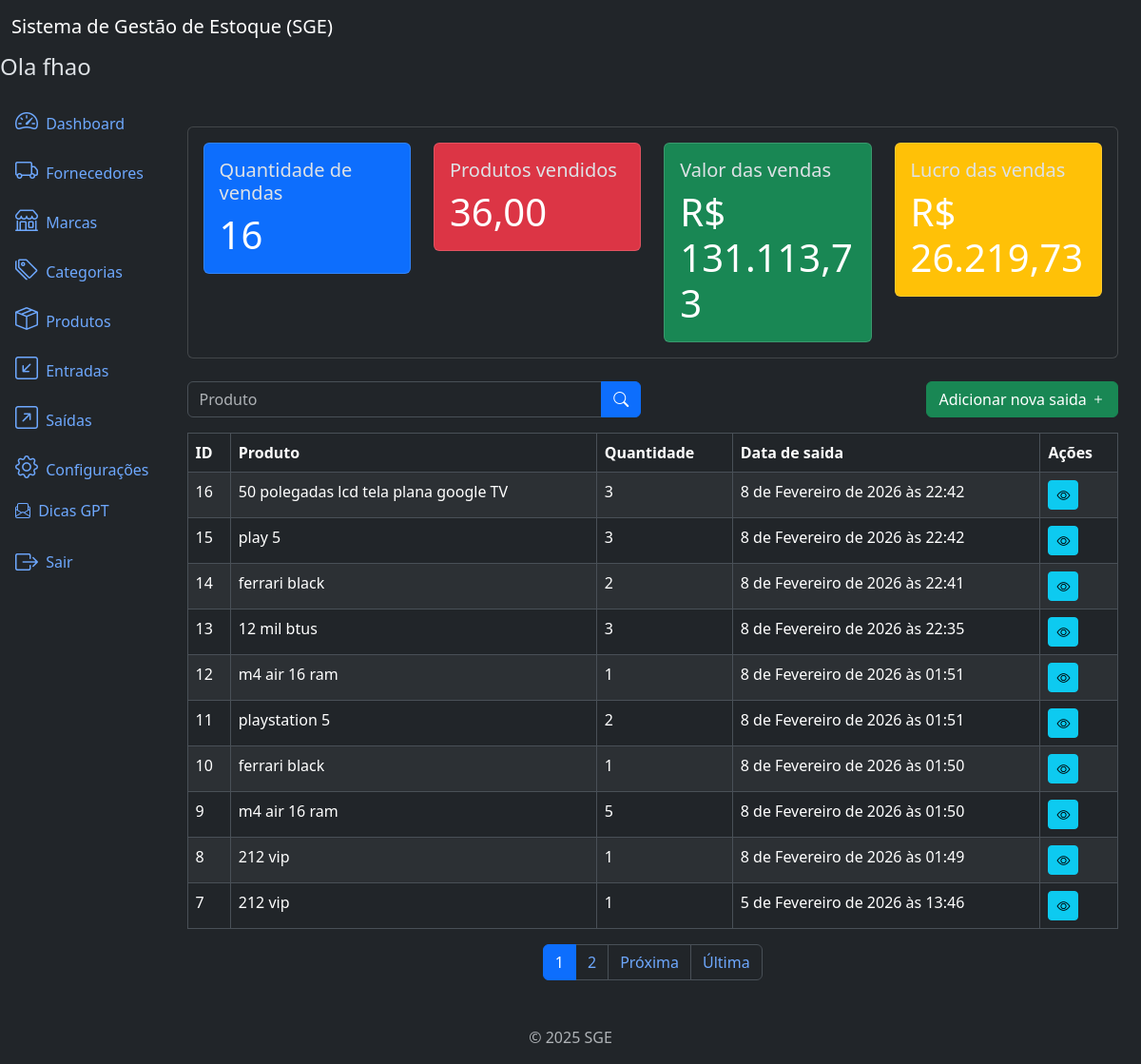
The app's page /outflows/ (signed in), older data.
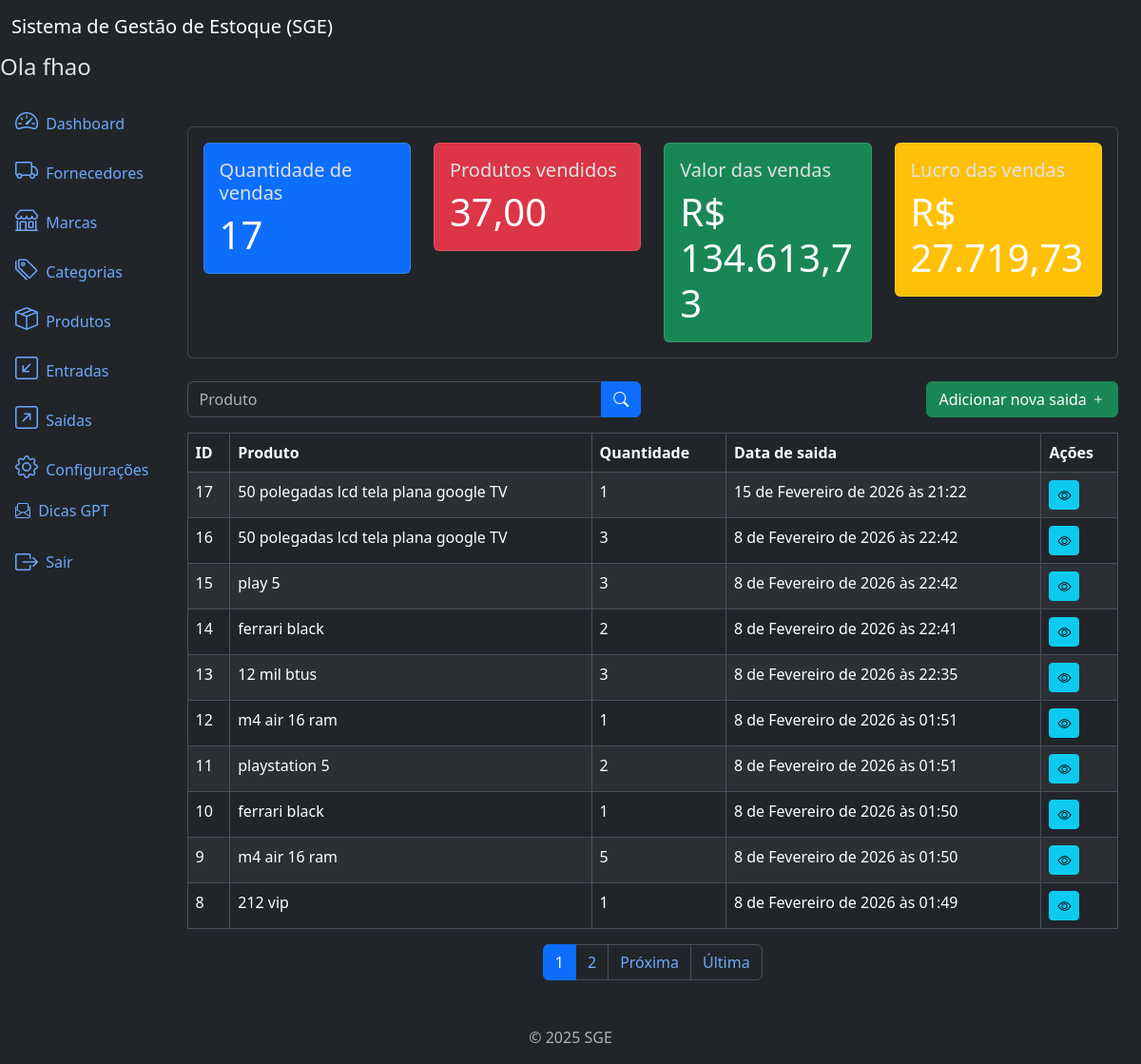
The same page, newer data.
### outflows/models.py (models this page shows, shortened)
class Outflow(models.Model):
    product = models.ForeignKey(
        Product,
        on_delete=models.PROTECT,
        related_name='outflows'
    )
    quantity = models.IntegerField(
        default=0,
    )
    description = models.TextField(
        blank=True,
        null=True,
    )
    created_at = models.DateTimeField(
        auto_now_add=True,
    )
    updated_at = models.DateTimeField(
        auto_now=True,
    )
    class Meta:
        ordering = ('-updated_at',)

### products/models.py (models this page shows)
class Product(models.Model):
    title = models.CharField(
        max_length=500
    )
    brand = models.ForeignKey(
        Brand,
        on_delete=models.PROTECT,
        related_name='products'
    )
    category = models.ForeignKey(
        Category,
        on_delete=models.PROTECT,
        related_name='products'
    )
    description = models.TextField(
        blank=True,
        null=True,
    )
    serie_number = models.CharField(
        max_length=200,
        blank=True,
        null=True,
    )
    cost_price = models.DecimalField(
        max_digits=20,
        decimal_places=2,
    )  # preço de custo
    selling_price = models.DecimalField(
        max_digits=20,
        decimal_places=2,
    )  # preço vendido
    quantity = models.IntegerField(
        default=0,
    )
    created_at = models.DateTimeField(
        auto_now_add=True,
    )
    updated_at = models.DateTimeField(
        auto_now=True
    )
    class Meta:
        ordering = ['title']
    def __str__(self):
        return self.title

### outflows/views.py (the view)
# urls.py: path('outflows/', views.OutflowListView.as_view(), name='outflow_list'),
class OutflowListView(LoginRequiredMixin, PermissionRequiredMixin, ListView):
    model = models.Outflow
    template_name = 'outflow_list.html'
    context_object_name = 'outflows'
    paginate_by = 10
    permission_required = 'outflows.view_outflow'
    def get_queryset(self):
        queryset = super().get_queryset()
        product = self.request.GET.get('product')
        if product:
            queryset = queryset.filter(product__title__icontains=product)
        return queryset
    def get_context_data(self, **kwargs):
        context = super().get_context_data(**kwargs)
        context['sales_metrics'] = get_sales_metrics()
        return context

### app/metrics.py (called while the page is built)
def get_sales_metrics():
    total_sales = Outflow.objects.count()
    total_products_solde = Outflow.objects.aggregate(
        total_products_solde=Sum('quantity')  # `Sum` do django
    )['total_products_solde'] or 0
    total_sales_value = sum(outflow.quantity * outflow.product.selling_price for outflow in Outflow.objects.all())
    total_sales_cost = sum(outflow.quantity * outflow.product.cost_price for outflow in Outflow.objects.all())
    total_sales_profit = total_sales_value - total_sales_cost
    return dict(
        total_sales=number_format(total_sales),
        total_products_solde=number_format(total_products_solde, decimal_pos=2, force_grouping=True),
        total_seles_value=number_format(total_sales_value, decimal_pos=2, force_grouping=True),
        total_sales_profit=number_format(total_sales_profit, decimal_pos=2, force_grouping=True)
    )

### outflows/templates/outflow_list.html (shortened to what this page needs)
{% extends 'base.html' %}
{% block content %}
{% include 'components/_sales_metrics.html' %}
<div class="row mb-3">
   <div class="col-md-6">
      <form method="get" action="{% url 'outflow_list' %}">
         <div class="input-group">
            <input type="text" class="form-control" name="product" placeholder="Produto" value="{{ request.GET.product }}">
            <button type="submit" class="btn btn-primary">
               <i class="bi bi-search"></i>
            </button>
         </div>
      </form>
   </div>
   {% if perms.outflows.add_outflow %}
      <div class="col-md-6">
         <a href="{% url 'outflow_create' %}" class="btn btn-success float-end">
            Adicionar nova saida
            <i class="bi bi-plus"></i>
         </a>
      </div>
   {% endif %}
</div>
<div class="table-responsive">
   <table class="table table-striped table-bordered">
      <thead class="thead-dark">
         <tr>
            <th>ID</th>
            <th>Produto</th>
            <th>Quantidade</th>
            <th>Data de saida</th>
            <th>Ações</th>
         </tr>
      </thead>
      <tbody>
         {% for outflow in outflows %}
         <tr>
            <td>{{ outflow.id }}</td>
            <td>{{ outflow.product }}</td>
            <td>{{ outflow.quantity }}</td>
            <td>{{ outflow.updated_at }}</td>
            <td>
               <a href="{% url 'outflow_detail' outflow.id %}" class="btn btn-info btn-sm">
                  <i class="bi bi-eye"></i>
               </a>
            </td>
         </tr>
         {% endfor %}
      </tbody>
   </table>
</div>
{% include 'components/_pagination.html' %}
{% endblock %}

Row changes from the older to the newer data that the page shows:
no longer on this page (row unchanged): Outflow: id "7", product "212 vip", quantity "1", updated_at "5 de Fevereiro de 2026 às 13:46"
added Outflow: id "17", product "50 polegadas lcd tela plana google TV", quantity "1", updated_at "15 de Fevereiro de 2026 às 21:22"
Text that changed along with them:
{{ sales_metrics.total_sales }}: "16" → "17"
{{ sales_metrics.total_products_solde }}: "36,00" → "37,00"
{{ sales_metrics.total_seles_value }}: "131.113,73" → "134.613,73"
{{ sales_metrics.total_sales_profit }}: "26.219,73" → "27.719,73"
